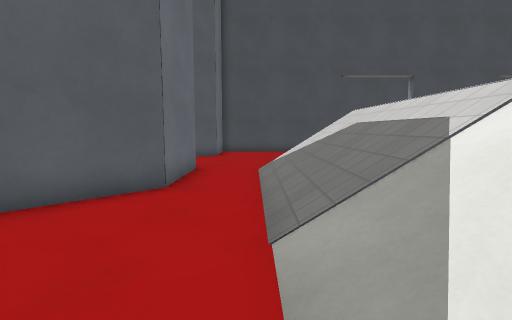
view 1 (above)

16 first-person views from a walk through a Godot game level. The camera is 1.3 m above the floor, tilts 6° down and sees 85° across. The floor is counted in squares, 1 m on a side. Each view is taken from the middle of a square. On the plan, view 1 faces up. The plan holds only what a view shows up to about 13 squares ahead; the rest is blank. The place goes on beyond the plan. Surface patterns are stand-ins for the level's own textures.

view 2
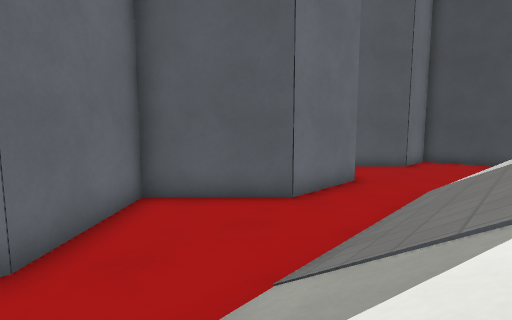

view 3
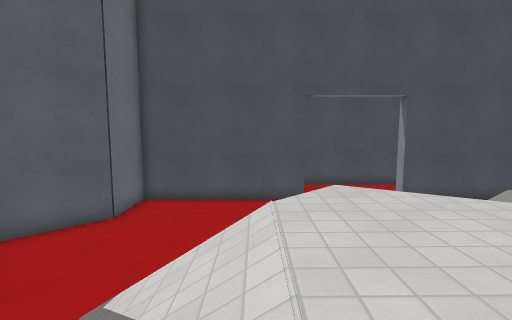

view 4
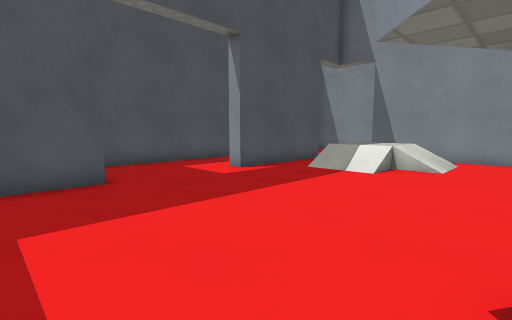

view 5
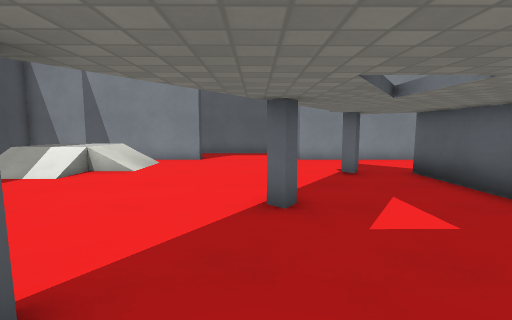

view 6
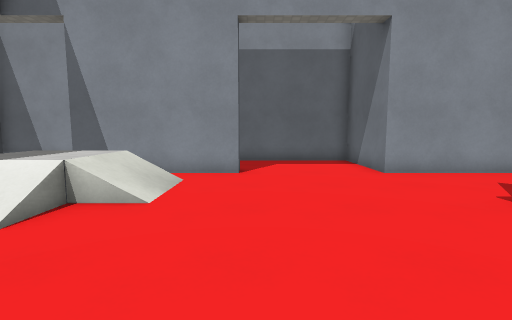

view 7
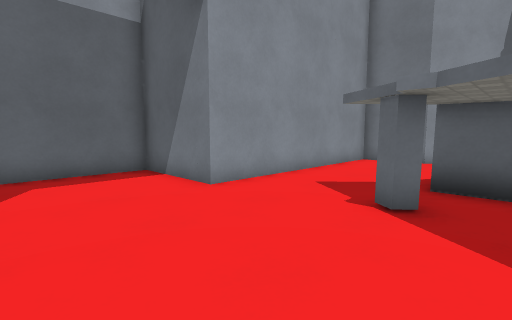

view 8
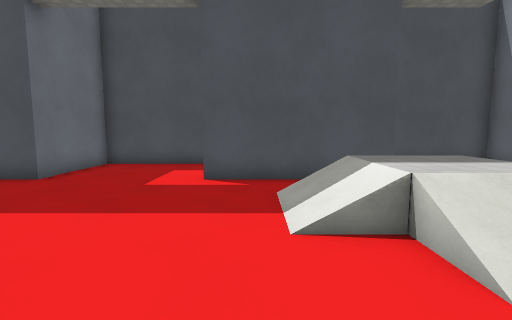

view 9
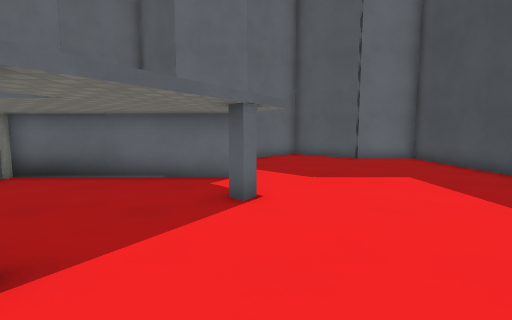

view 10
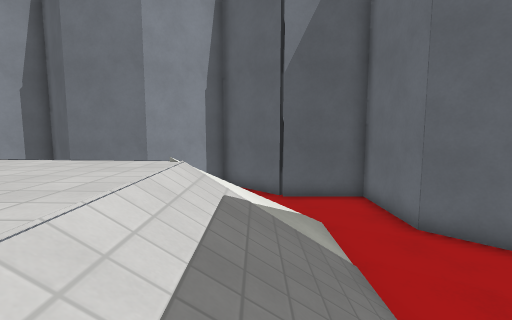

view 11
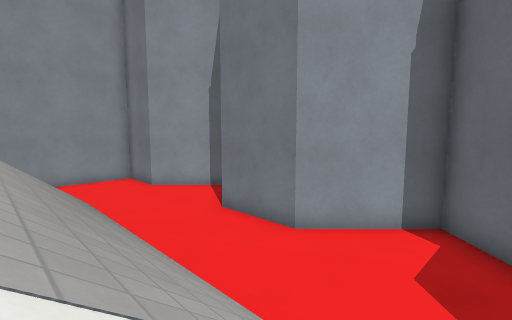

view 12
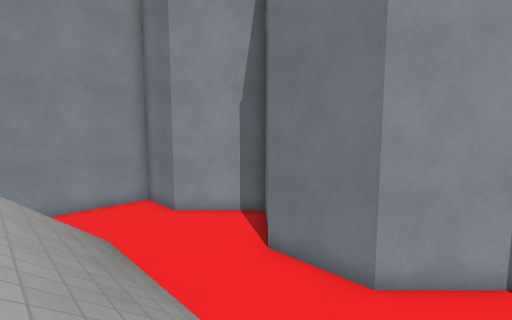

view 13
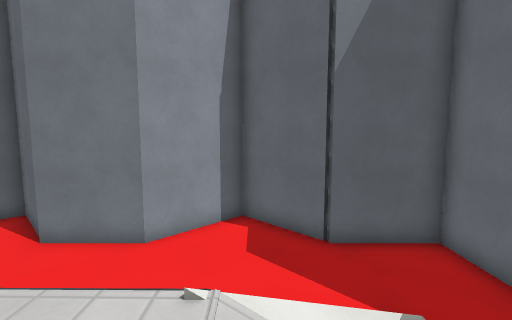

view 14
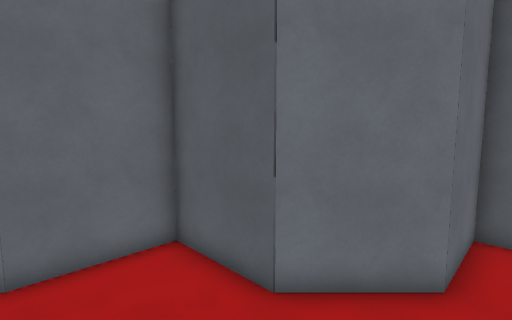

view 15
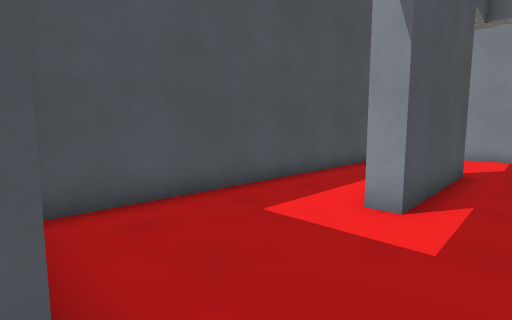

view 16
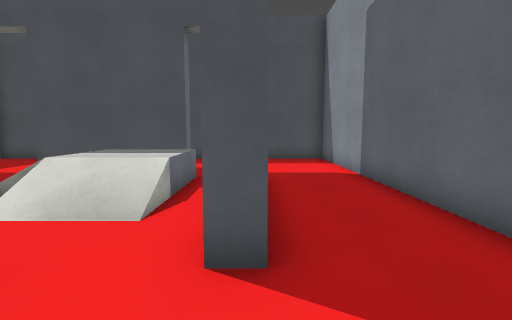

### Floor plan
Key: @ floor where view 1 was taken; # wall or solid block; . main floor; : floor 0.75 m higher than the main floor; / step, stairs or slope; = window, fence, low wall or low ledge.
Columns run from 5 left of view 1 to 20 right of it. Each row starts with its distance up from view 1.
 21           ################
 20           #..........  ..#
 19           #..........  ..#
 18    ########....#####. ...#
 17    #.....................#
 16    #.............//.=....#
 15   ##............./:::.#..#
 14  ##............../:::.#..#
 13 ##................=//.#..#
 12 #.................///.#..#
 11 ##....................#..#
 10  ##......................#
  9   ##..///................#
  8    #..///.....#..........#
  7   ##..///................#
  6  ##...///.............####
  5 ##....///.............#
  4 #.....///..  .........#
  3 ##....////////////....#
  2  ##...////////////....#
  1   ##..// /////////....#
  0    #.@................#
 -1    #..................#
 -2    #..................#
 -3    ####....####....####
 -4       ##..##  ##..##
 -5        ####    ####

Positions as (right, up) in squares from view 1, and headings:
1: (0, 0), facing up
2: (2, 1), facing up-left
3: (3, 5), facing up
4: (3, 10), facing up-right
5: (4, 8), facing right
6: (8, 10), facing right
7: (11, 10), facing down-right
8: (11, 10), facing up
9: (11, 10), facing left
10: (2, 8), facing down
11: (2, 3), facing down-right
12: (4, 3), facing down-right
13: (3, 5), facing down
14: (3, 6), facing left
15: (5, 16), facing up-right
16: (17, 8), facing up
